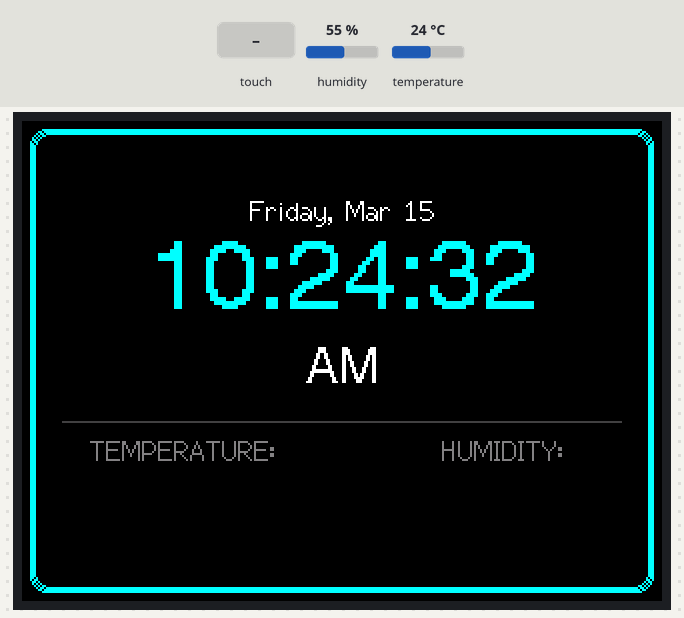
A program run on a simulated ESP32. On the bench: 320×240 colour display. The test bench sets the inputs (shaded band); at power-on: humidity 55 %, temperature 24 °C. WiFi joins after 1.5 s; servers stay silent unless stated; the local clock reads 2024-03-15 10:24:30 at power-on unless the program sets it; what the program prints to the serial monitor is not drawn.

Above: at 3.0 s.
3.1 s: touch panel pressed at 13 % / 10 % of its raw x / y range
At 4.2 s:
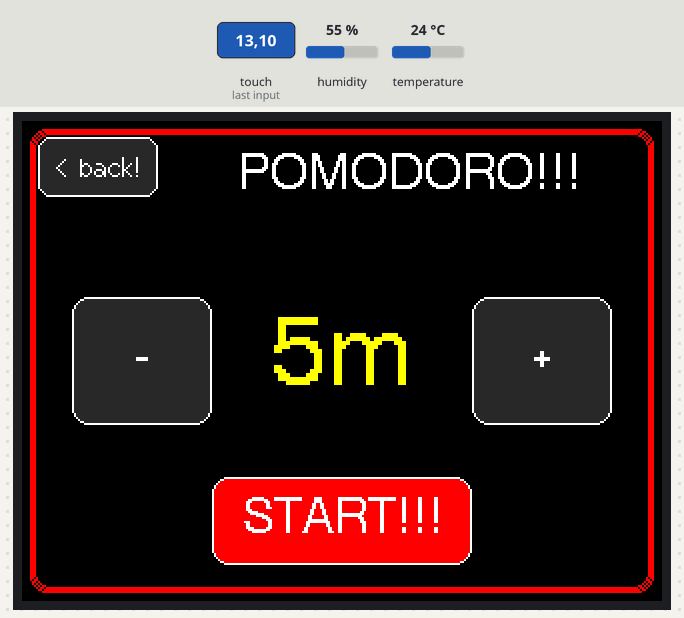
4.7 s: touch panel pressed at 38 % / 90 % of its raw x / y range
At 5.4 s:
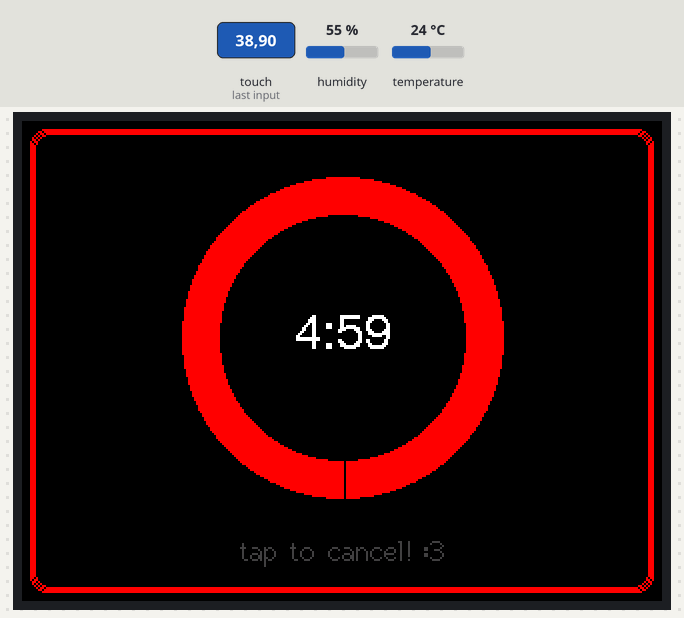
7.9 s: touch panel pressed at 38 % / 10 % of its raw x / y range
At 8.9 s:
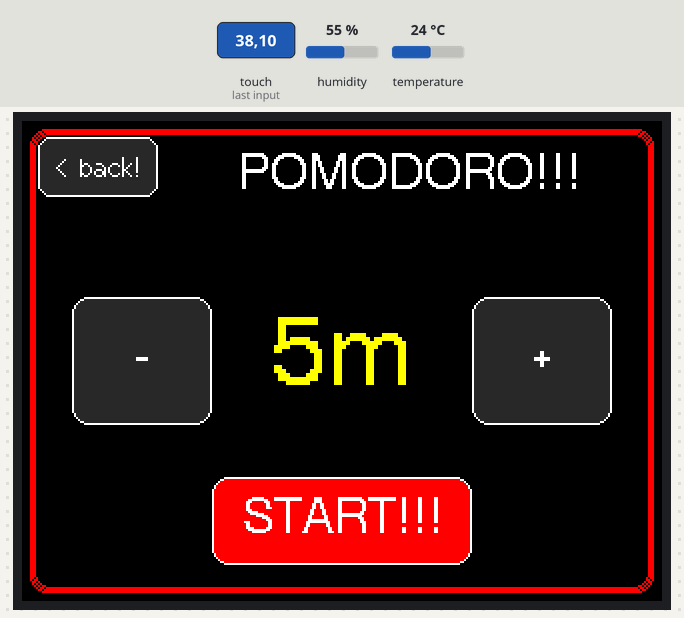
9.5 s: touch panel pressed at 13 % / 10 % of its raw x / y range
At 11.0 s:
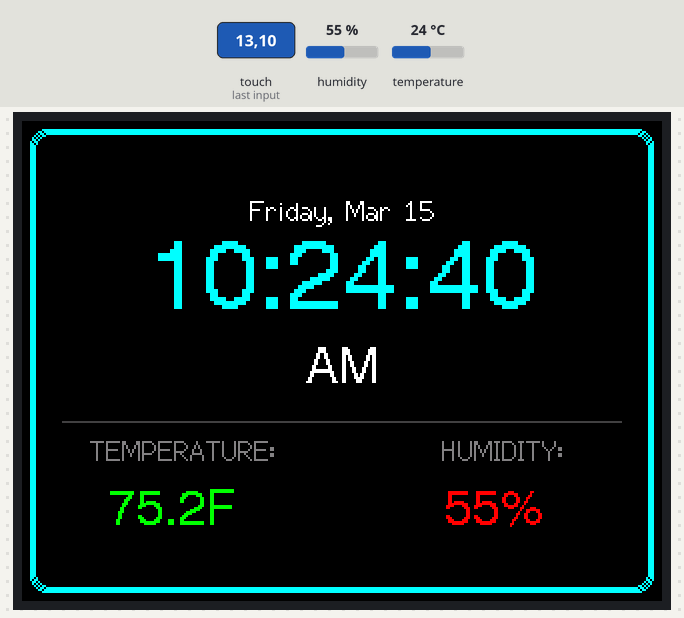
11.1 s: humidity set to 53 %
At 13.4 s:
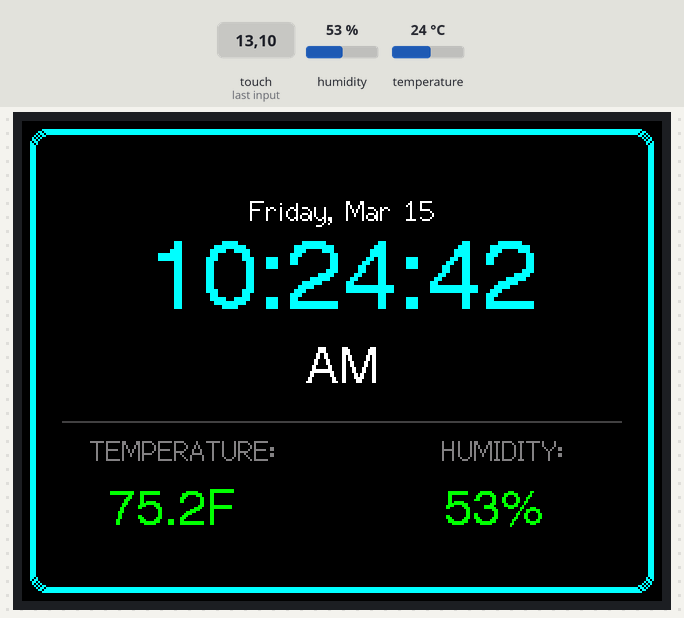
16.1 s: temperature set to 28 °C
At 19.5 s:
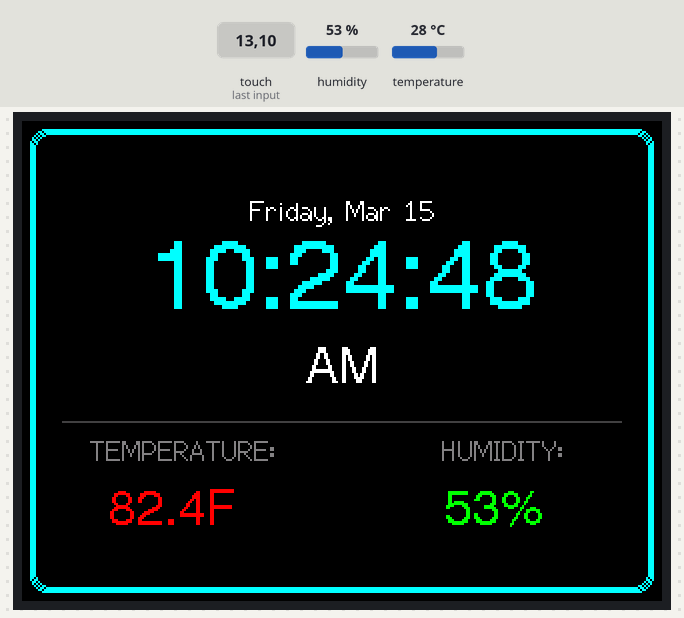
Timing chart, 0 to 21.0 s (numbered marks = the images above; inputs shaded):
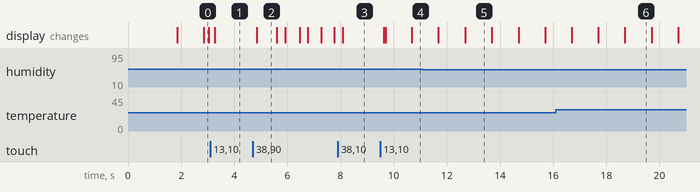

The program:

main.cpp
```cpp
#include <SPI.h>
#include <TFT_eSPI.h>
#include <WiFi.h>
#include <time.h>
#include <DHT.h>
#include <XPT2046_Touchscreen.h>

// apparently its good practice to indent stuff like this in c++, i just find it annoying T_T

#define W        320
#define H        240
#define SSID     "F3"
#define PASS     "Cubed-Take3" // wouldnt you like to know weatherboy
#define NTP      "pool.ntp.org"
#define TZ       "PST8PDT,M3.2.0,M11.1.0"
#define DHT_PIN  22
#define DHT_TYPE DHT11

#define T_IRQ    36
#define T_MOSI   32
#define T_MISO   39
#define T_CLK    25
#define T_CS     33


TFT_eSPI tft = TFT_eSPI();
DHT dht(DHT_PIN, DHT_TYPE);

SPIClass touchSPI(VSPI);
XPT2046_Touchscreen ts(T_CS, T_IRQ);

enum Screen { HOME, POMO_SET, POMO_RUN, POMO_DONE, POMO_BREAK };
Screen currentScreen = HOME;

const int POMO_TIMES[] = { 1, 5, 10, 15, 20, 25, 30, 60 };
const int POMO_COUNT = 8;

int pomoIdx = 1;
unsigned long pomoStartMs = 0;
unsigned long pomoDurMs = 0;
unsigned long pomoDoneMs = 0;
unsigned long pomoFlashMs = 0;
bool pomoFlashOn = false;
int prevRemaining = -1;

char prevTime[12] = "";
char prevAmpm[3] = "";
char prevDate[20] = "";
float prevTemp    = NAN;
float prevHumi    = NAN;

unsigned long prevClockMs  = 0;
unsigned long prevSensorMs = 0;
unsigned long pomoBreakDurMs = 0;
unsigned long pomoBreakStartMs = 0;
unsigned long prevPomoDrawMs  = 0;
unsigned long prevBreakDrawMs = 0;
int prevBreakRemaining = -1;

struct Pt { int x, y; };
Pt getTouch() {
  TS_Point p = ts.getPoint();
  return {
    constrain((int)map(p.x, 200, 3800, 0, W), 0, W - 1),
    constrain((int)map(p.y, 200, 3800, 0, H), 0, H - 1)
  };
}

bool isTouched() { return ts.tirqTouched() && ts.touched(); }
bool hit(Pt p, int x, int y, int w, int h) { return p.x >= x && p.x <= x+w && p.y >= y && p.y <= y+h; }

void waitRelease() { while (isTouched()) delay(10); }

void drawBorder(uint16_t color) {
  for (int i = 0; i < 3; i++)
    tft.drawRoundRect(4+i, 4+i, W-8-i*2, H-8-i*2, 8, color);
}

void drawHomeBase() { // im stupid this is the best name i could think of so shut up
  tft.fillScreen(TFT_BLACK);
  drawBorder(0x07FF);
  tft.setTextDatum(MC_DATUM);
  tft.setTextColor(0x8410, TFT_BLACK);
  tft.drawString("TEMPERATURE:", 80, 165, 2);
  tft.drawString("HUMIDITY:", 240, 165, 2);
  tft.drawFastHLine(20, 150, W - 40, 0x4208);
  prevTime[0] = '\0';
  prevAmpm[0] = '\0';
  prevDate[0] = '\0';
  prevTemp = NAN;
  prevHumi = NAN;
}

void updateClock() {
  struct tm t;
  if (!getLocalTime(&t, 200)) return;

  int hour12 = t.tm_hour % 12;
  if (hour12 == 0) hour12 = 12;
  const char *ampm = (t.tm_hour < 12) ? "AM" : "PM";

  char buf[12];
  snprintf(buf, sizeof(buf), "%2d:%02d:%02d", hour12, t.tm_min, t.tm_sec);

  if (strcmp(buf, prevTime) != 0) {
    strcpy(prevTime, buf);
    tft.setTextSize(2.5);
    tft.setTextDatum(MC_DATUM);
    tft.setTextColor(0x07FF, TFT_BLACK);
    tft.drawString(buf, W / 2, 82, 4);
    tft.setTextSize(1);
  }

  if (strcmp(ampm, prevAmpm) != 0) {
    strcpy(prevAmpm, ampm);
    tft.setTextDatum(MC_DATUM);
    tft.setTextColor(TFT_WHITE, TFT_BLACK);
    tft.drawString(ampm, W / 2, 125, 4);
  }

  const char* days[] = {"Sunday","Monday","Tuesday","Wednesday","Thursday","Friday","Saturday"};
  const char* months[] = {"Jan","Feb","Mar","Apr","May","Jun","Jul","Aug","Sep","Oct","Nov","Dec"};

  char dateBuf[20];
  snprintf(dateBuf, sizeof(dateBuf), "%s, %s %d", days[t.tm_wday], months[t.tm_mon], t.tm_mday);

  if (strcmp(dateBuf, prevDate) != 0) {
    strcpy(prevDate, dateBuf);
    tft.setTextDatum(MC_DATUM);
    tft.setTextColor(TFT_WHITE, TFT_BLACK);
    tft.drawString(dateBuf, W / 2, 45, 2);
  }
}

void updateSensors() {
  float temp = dht.readTemperature();
  float humi = dht.readHumidity();

  if (!isnan(temp) && temp != prevTemp) {
    prevTemp = temp;
    float f = temp * 9.0f / 5.0f + 32.0f;
    char buf[10];
    snprintf(buf, sizeof(buf), "%.1fF  ", f);
    uint16_t col = f < 67.0f ? TFT_CYAN : (f < 78.0f ? TFT_GREEN : TFT_RED);
    tft.setTextDatum(MC_DATUM);
    tft.setTextColor(col, TFT_BLACK);
    tft.drawString(buf, 80, 196, 4);
  }

  if (!isnan(humi) && humi != prevHumi) {
    prevHumi = humi;
    char buf[8];
    snprintf(buf, sizeof(buf), "%.0f%%  ", humi);
    uint16_t col = humi < 40.0f ? TFT_CYAN : (humi < 55.0f ? TFT_GREEN : TFT_RED);
    tft.setTextDatum(MC_DATUM);
    tft.setTextColor(col, TFT_BLACK);
    tft.drawString(buf, 240, 196, 4);
  }
}

void drawPomoSetTime() {
  tft.fillRect(110, 88, 100, 64, TFT_BLACK);
  char buf[6];
  snprintf(buf, sizeof(buf), "%dm", POMO_TIMES[pomoIdx]);
  tft.setTextSize(2);
  tft.setTextDatum(MC_DATUM);
  tft.setTextColor(TFT_YELLOW, TFT_BLACK);
  tft.drawString(buf, W / 2, 120, 4);
  tft.setTextSize(1);
}

void drawPomoSet() {
  tft.fillScreen(TFT_BLACK);
  drawBorder(TFT_RED);
  tft.setTextDatum(MC_DATUM);
  tft.setTextColor(TFT_WHITE, TFT_BLACK);
  tft.drawString("POMODORO!!!", 194, 28, 4);
  tft.fillRoundRect(25,  88, 70, 64, 8, 0x2945);
  tft.drawRoundRect(25,  88, 70, 64, 8, TFT_WHITE);
  tft.setTextColor(TFT_WHITE, 0x2945);
  tft.drawString("-", 60, 120, 4);
  tft.fillRoundRect(225, 88, 70, 64, 8, 0x2945);
  tft.drawRoundRect(225, 88, 70, 64, 8, TFT_WHITE);
  tft.setTextColor(TFT_WHITE, 0x2945);
  tft.drawString("+", 260, 120, 4);
  drawPomoSetTime();
  tft.fillRoundRect(95, 178, 130, 44, 8, TFT_RED);
  tft.drawRoundRect(95, 178, 130, 44, 8, TFT_WHITE);
  tft.setTextColor(TFT_WHITE, TFT_RED);
  tft.drawString("START!!!", W / 2, 200, 4);
  tft.fillRoundRect(8, 8, 60, 30, 6, 0x2945);
  tft.drawRoundRect(8, 8, 60, 30, 6, TFT_WHITE);
  tft.setTextColor(TFT_WHITE, 0x2945);
  tft.setTextDatum(MC_DATUM);
  tft.drawString("< back!", 38, 23, 2);
}

void updatePomoRun() {
  unsigned long elapsed = millis() - pomoStartMs;
  if (elapsed >= pomoDurMs) {
    currentScreen = POMO_DONE;
    pomoDoneMs = millis();
    pomoFlashOn = true;
    pomoFlashMs = millis();
    tft.fillScreen(TFT_WHITE);
    return;
  }
  int remaining = (int)((pomoDurMs - elapsed) / 1000);
  bool newSecond = (remaining != prevRemaining);
  if (!newSecond && (millis() - prevPomoDrawMs < 20)) return; // redraw at least every 20ms to keep the timer looking smooth, but skip if the second didnt change to save some CPU
  prevPomoDrawMs = millis();
  if (newSecond) prevRemaining = remaining;
  // ethical disclaimer: AI was used for part of the code below (approx 5 lines).
  int cx = W / 2, cy = 108, r = 80, ir = 62;
  int fullDeg = (int)(360.0f * (1.0f - (float)elapsed / (float)pomoDurMs));
  tft.drawArc(cx, cy, r, ir, 0,       fullDeg, TFT_RED,   TFT_BLACK);
  tft.drawArc(cx, cy, r, ir, fullDeg, 360,     TFT_BLACK, TFT_BLACK);
  int mins = remaining / 60, secs = remaining % 60;
  char buf[6];
  snprintf(buf, sizeof(buf), "%d:%02d", mins, secs);
  tft.setTextSize(1.5);
  tft.setTextDatum(MC_DATUM);
  tft.setTextColor(TFT_WHITE, TFT_BLACK);
  tft.drawString(buf, W / 2, 108, 4);
  tft.setTextSize(1);
  tft.setTextColor(0x4208, TFT_BLACK);
  tft.drawString("tap to cancel! :3", W / 2, 215, 2);
}

void drawPomoRun() {
  tft.fillScreen(TFT_BLACK);
  drawBorder(TFT_RED);
  prevRemaining = -1;
  updatePomoRun();
}

void drawPomoBreak() {
  tft.fillScreen(TFT_BLACK);
  drawBorder(TFT_GREEN);
  prevBreakRemaining = -1;
}

void updatePomoBreak() {
  unsigned long elapsed = millis() - pomoBreakStartMs;
  if (elapsed >= pomoBreakDurMs) {
    drawHomeBase();
    currentScreen = HOME;
    return;
  }
  int remaining = (int)((pomoBreakDurMs - elapsed) / 1000);
  bool newSecond = (remaining != prevBreakRemaining);
  if (!newSecond && (millis() - prevBreakDrawMs < 20)) return; // redraw at least every 20ms to keep the timer looking smooth, but skip if the second didnt change to save some CPU
  prevBreakDrawMs = millis();
  if (newSecond) prevBreakRemaining = remaining;
  int cx = W / 2, cy = 108, r = 80, ir = 62;
  int fullDeg = (int)(360.0f * (1.0f - (float)elapsed / (float)pomoBreakDurMs));
  tft.drawArc(cx, cy, r, ir, 0, fullDeg, TFT_GREEN, TFT_BLACK);
  tft.drawArc(cx, cy, r, ir, fullDeg, 360, TFT_BLACK, TFT_BLACK);
  int mins = remaining / 60, secs = remaining % 60;
  char buf[6];
  snprintf(buf, sizeof(buf), "%d:%02d", mins, secs);
  tft.setTextDatum(MC_DATUM);
  tft.setTextColor(TFT_GREEN, TFT_BLACK);
  tft.drawString(buf, W / 2, 108, 4);
  tft.setTextColor(0x4208, TFT_BLACK);
  tft.drawString("break time! tap to stop! :D", W / 2, 215, 2);
}

void setup() {
  Serial.begin(115200);
  tft.init();
  tft.setRotation(1);
  tft.fillScreen(TFT_BLACK);
  dht.begin();
  drawBorder(0x07FF);

  tft.setTextDatum(MC_DATUM);
  tft.setTextColor(TFT_WHITE, TFT_BLACK);
  tft.drawString("connecting to wifi :3", W / 2, H / 2, 4);

  WiFi.begin(SSID, PASS);
  int tries = 0;
  while (WiFi.status() != WL_CONNECTED && tries < 20)
 {  delay(500); tries++; }
  if (WiFi.status() != WL_CONNECTED) {
    tft.fillScreen(TFT_BLACK);
    drawBorder(0x07FF);
    tft.setTextDatum(MC_DATUM);
    tft.setTextColor(TFT_RED, TFT_BLACK);
    tft.drawString("wifi failed :c", W / 2, H / 2 - 16, 4);
    tft.setTextColor(0x8410, TFT_BLACK);
    tft.drawString("check ssid & pass!", W / 2, H / 2 + 16, 2);
    while (true) delay(1000);
  }

  configTzTime(TZ, NTP);
  struct tm t;
  while (!getLocalTime(&t, 200)) delay(500);

  touchSPI.begin(T_CLK, T_MISO, T_MOSI, T_CS);
  ts.begin(touchSPI);
  ts.setRotation(1);
  drawHomeBase();
  currentScreen = HOME;
}

void loop() {
  unsigned long now = millis();

  if (currentScreen == HOME) {
    if (now - prevClockMs >= 1000)  { prevClockMs = now;  updateClock();   }
    if (now - prevSensorMs >= 3000) { prevSensorMs = now; updateSensors(); }
  }
  if (currentScreen == POMO_RUN) updatePomoRun();
  if (currentScreen == POMO_BREAK) updatePomoBreak();
  if (currentScreen == POMO_DONE) {
    if (now - pomoFlashMs >= 500) {
      pomoFlashMs = now;
      pomoFlashOn = !pomoFlashOn;
      tft.fillScreen(pomoFlashOn ? TFT_WHITE : TFT_RED);
    }
    if (now - pomoDoneMs >= 60000) {
      pomoBreakDurMs = pomoDurMs / 10;
      pomoBreakStartMs = millis();
      currentScreen = POMO_BREAK;
      drawPomoBreak();
     }
  }

  if (!isTouched()) return;
  Pt p = getTouch();
  delay(30); // debounce

  switch (currentScreen) {
    case HOME: //c(l)ock screen :\3
      currentScreen = POMO_SET;
      drawPomoSet();
      break;
    case POMO_SET: // user picks time
      Serial.printf("touch: x=%d y=%d\n", p.x, p.y);
      if (hit(p, 25, 88, 70, 64))        { pomoIdx = (pomoIdx - 1 + POMO_COUNT) % POMO_COUNT; drawPomoSetTime(); }
      else if (hit(p, 225, 88, 70, 64))  { pomoIdx = (pomoIdx + 1) % POMO_COUNT; drawPomoSetTime(); }
      else if (hit(p, 95, 178, 130, 44)) { pomoDurMs = (unsigned long)POMO_TIMES[pomoIdx] * 60UL * 1000UL; pomoStartMs = millis(); currentScreen = POMO_RUN; drawPomoRun(); }
      else if (hit(p, 8, 8, 60, 30))     { drawHomeBase(); currentScreen = HOME; }
      break;
    case POMO_RUN: // draw & run pomo
      currentScreen = POMO_SET;
      drawPomoSet();
      break;
    case POMO_DONE: // pomo flashes
      pomoBreakDurMs = pomoDurMs / 10;
      pomoBreakStartMs = millis();
      currentScreen = POMO_BREAK;
      drawPomoBreak();
      break;
    case POMO_BREAK: // start break timr after pomo
      drawHomeBase();
      currentScreen = HOME;
      break;
  }
  waitRelease();
}
```

Measured:
- the behaviour switches between 55 and 54 % on humidity (found by bisection; images 4 and 5)
- after the input at 3.1 s, the display: changes after 0.16 s (image 1)
- after the input at 4.7 s, the display: changes after 0.14 s (image 2)
- after the input at 7.9 s, the display: changes after 0.18 s (image 3)
- after the input at 9.5 s, the display: first changes after 0.12 s (image 4 shows a later state)
- after the input at 11.1 s, the display: first differs from a run without the input after 1.6 s (image 5 shows a later state)
- after the input at 16.1 s, the display: first differs from a run without the input after 2.6 s (image 6 shows a later state)
